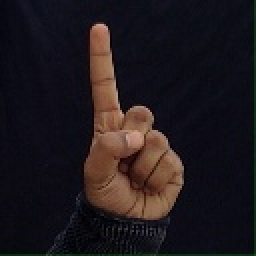
#> input picture 0.jpg, 128 x 128 px (shown 2 times larger)
$ python median_filtering_Denoising.py
#> lines starting #> are read from the running program, lines starting #| are printed output that depends on the picture
import cv2
import numpy as np
from scipy.ndimage.filters import convolve
from skimage import io
from skimage.filters import median


img_salt_pepper_noise = cv2.imread('0.jpg', 0)
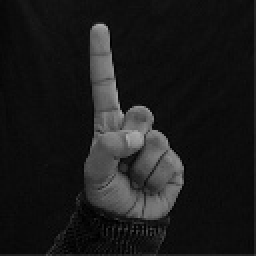
#> img_salt_pepper_noise: shape (128, 128) (shown 2 times larger); min 0, max 173, mean 26.8
img = img_salt_pepper_noise
median_using_cv2 = cv2.medianBlur(img, 3)
from skimage.morphology import disk
median_using_skimage = median(img, disk(3), mode='constant', cval=0.0)
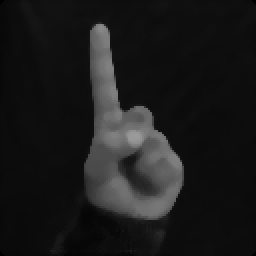
#> median_using_skimage: shape (128, 128) (shown 2 times larger); min 0, max 155, mean 26.3
cv2.imshow("Original", img)
cv2.imshow("Using skimage median", median_using_skimage)
cv2.imwrite("median.jpg", median_using_skimage)

cv2.waitKey(0)
cv2.destroyAllWindows()
